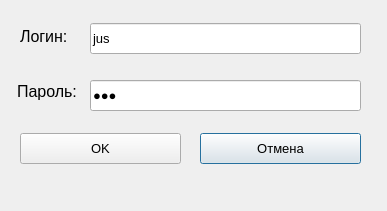
<?xml version="1.0" encoding="UTF-8"?>
<ui version="4.0">
 <class>Authorization</class>
 <widget class="QDialog" name="Authorization">
  <property name="geometry">
   <rect>
    <x>0</x>
    <y>0</y>
    <width>387</width>
    <height>211</height>
   </rect>
  </property>
  <property name="font">
   <font>
    <pointsize>10</pointsize>
   </font>
  </property>
  <property name="windowTitle">
   <string>Авторизация</string>
  </property>
  <property name="styleSheet">
   <string notr="true">/*QDialog {

background: #DFDFDF;
}

 QPushButton {
color: #333;
border: 2px solid #555;
border-radius:11px;
padding: 3px;
background: qradialgradient(cx: 0.3, cy: -0.4,
fx: 0.3, fy: -0.4,
radius: 1.35, stop: 0 #fff, stop: 1 #eee);
min-width: 80px;
}

QPushButton:hover {
background: #1C86EE;
color: white;
}


QPushButton:pressed {
background: qradialgradient(cx: 0.4, cy: -0.1,
fx: 0.4, fy: -0.1,
radius: 1.35, stop: 0 #fff, stop: 1 #eee);
color: black;
}

QLineEdit {
background: white;
padding: 1px;
border-style: solid;
border: 2px solid gray;
border-radius: 8px;

}
QLineEdit:focus
{
boder-style:outset;
 border-width: 2px;
 border-color: #132A49
}

QFrame {
border:none;
}

#frame QPushButton {
color: #333;
border: 2px solid #555;
border-radius:12px;
padding: 2px;
background: qradialgradient(cx: 0.3, cy: -0.4,
fx: 0.3, fy: -0.4,
radius: 1.35, stop: 0 #fff, stop: 1 #eee);
min-width: 80px;
}

#frame QPushButton:hover {
background: #1C86EE;
color: white;
}
*/



</string>
  </property>
  <widget class="QPushButton" name="pushButtonCancel">
   <property name="geometry">
    <rect>
     <x>200</x>
     <y>133</y>
     <width>161</width>
     <height>31</height>
    </rect>
   </property>
   <property name="text">
    <string>Отмена</string>
   </property>
   <property name="icon">
    <iconset resource="resourses.qrc">
     <normaloff>:/img/img/3996.png</normaloff>:/img/img/3996.png</iconset>
   </property>
  </widget>
  <widget class="QLabel" name="label">
   <property name="geometry">
    <rect>
     <x>20</x>
     <y>26</y>
     <width>91</width>
     <height>20</height>
    </rect>
   </property>
   <property name="font">
    <font>
     <pointsize>12</pointsize>
    </font>
   </property>
   <property name="text">
    <string>Логин:</string>
   </property>
  </widget>
  <widget class="QPushButton" name="pushButtonOk">
   <property name="geometry">
    <rect>
     <x>20</x>
     <y>133</y>
     <width>161</width>
     <height>31</height>
    </rect>
   </property>
   <property name="text">
    <string>OK</string>
   </property>
   <property name="icon">
    <iconset resource="resourses.qrc">
     <normaloff>:/img/img/535786.png</normaloff>:/img/img/535786.png</iconset>
   </property>
  </widget>
  <widget class="QLineEdit" name="lineEditLogin">
   <property name="geometry">
    <rect>
     <x>90</x>
     <y>23</y>
     <width>271</width>
     <height>31</height>
    </rect>
   </property>
   <property name="font">
    <font>
     <pointsize>10</pointsize>
    </font>
   </property>
   <property name="text">
    <string>jus</string>
   </property>
  </widget>
  <widget class="QLabel" name="label_2">
   <property name="geometry">
    <rect>
     <x>17</x>
     <y>81</y>
     <width>91</width>
     <height>20</height>
    </rect>
   </property>
   <property name="font">
    <font>
     <pointsize>12</pointsize>
    </font>
   </property>
   <property name="text">
    <string>Пароль:</string>
   </property>
  </widget>
  <widget class="QLineEdit" name="lineEditPassword">
   <property name="geometry">
    <rect>
     <x>90</x>
     <y>80</y>
     <width>271</width>
     <height>31</height>
    </rect>
   </property>
   <property name="font">
    <font>
     <pointsize>10</pointsize>
    </font>
   </property>
   <property name="inputMask">
    <string/>
   </property>
   <property name="text">
    <string>jus</string>
   </property>
   <property name="echoMode">
    <enum>QLineEdit::Password</enum>
   </property>
  </widget>
 </widget>
 <tabstops>
  <tabstop>pushButtonOk</tabstop>
  <tabstop>pushButtonCancel</tabstop>
  <tabstop>lineEditLogin</tabstop>
  <tabstop>lineEditPassword</tabstop>
 </tabstops>
 <resources>
  <include location="resourses.qrc"/>
 </resources>
 <connections/>
</ui>
